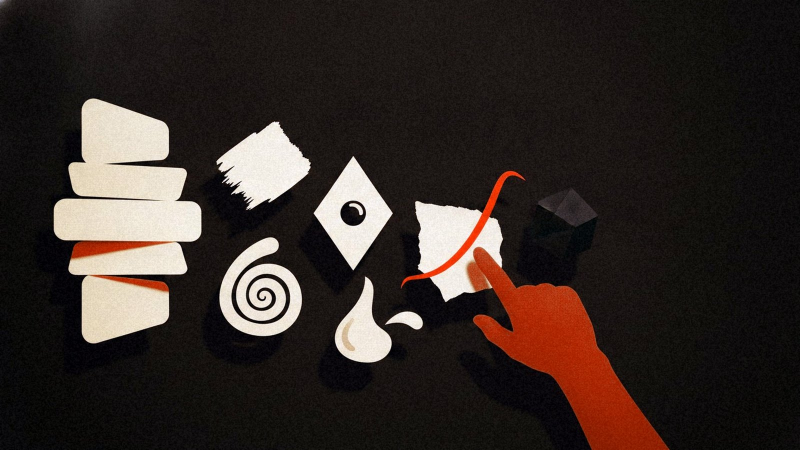
#> input picture src/assets/blog/alternativas-gratis-a-photoshop-2026.jpg, 1600 x 900 px (shown at 1/2 size)
$ python -i blog-portadas.py   (imports and definitions only)
#> lines starting #> are read from the running program, lines starting #| are printed output that depends on the picture; after the words box and inside, x2 and y2 are one past the last pixel; in counts of white or black regions, pixels touching at a corner belong together
#> further down, picture is the input picture: PIL image 1600x900 RGB; mean R, G, B 53, 43, 38.6
"""Portada de cada artículo del blog de marcossantiago.com (idea tomada de las noticias de corillo.live).

Los artículos no traían imagen y la lista del blog se veía seca. Cada artículo recibe:

  1. src/assets/blog/<slug>.jpg (1600x900): ilustración generada con Gemini en la paleta del sitio
     (tinta, papel, flamboyán). Sin texto, sin logos y sin caras de personas reales. Astro la optimiza.
  2. public/blog/compartir/<slug>.jpg (1200x630): la misma ilustración con el titular, para WhatsApp y redes.

No toca el .mdx: el layout y la lista buscan la portada por el slug. Si no existe, el artículo se ve como antes.
Costo medido: ~4 centavos por ilustración (gemini-2.5-flash-image).

Uso (venv con Pillow y httpx, p. ej. ~/corillo-news/venv/bin/python):
  set -a; . ~/.config/corillo/tokens.env; set +a
  python scripts/blog-portadas.py [--forzar] [--solo-color] [--solo-compartir] [--idea "scene"] slug1 slug2 ...   (sin slugs: todos los que faltan)
"""
import base64, io, json, os, random, re, sys
from pathlib import Path
import httpx
from PIL import Image, ImageChops, ImageDraw, ImageFilter, ImageFont

REPO = Path(__file__).resolve().parent.parent
BLOG = REPO / 'src' / 'pages' / 'blog'
PORTADAS = REPO / 'src' / 'assets' / 'blog'
CRUDAS = REPO / 'arte' / 'blog-crudas'
COMPARTIR = REPO / 'public' / 'blog' / 'compartir'
FONTS = REPO / 'public' / 'fonts'
W, H = 1600, 900
INK, PAPER, FLAME = (13, 12, 11), (243, 238, 229), (255, 79, 31)
MODELO = 'gemini-2.5-flash-image'
# Idea propia para temas que el modelo insiste en dibujar con texto (controles, menús).
IDEAS = {
    'como-editar-fotos-en-lightroom-para-instagram-cohesivo':
        'nine printed square photographs laid out in a neat three by three grid on a dark table, all sharing the same warm cohesive color grade, '
        'two hands placing the last print. No screens, no sliders, no labels.',
}


# [59 lines left out: functions frontmatter, _limpio, ilustracion, recorte, grano, not called in this run]


def a_paleta(im):
    """Lleva la ilustración a los colores del sitio. Gemini entiende «casi negro, crema, naranja» pero entrega
    café (#2e241a), beige amarillento (#e2d2ae) y terracota (#c6794b). Medido el 7-nov-2026 en las 3 primeras.
      1. Niveles por canal: el oscuro de la imagen (percentil 20) pasa a tinta y el claro (percentil 97) a papel.
      2. Lo que tiene color fuerte y tono naranja se lleva al naranja del sitio (#ff4f1f) y se satura."""
    chica = sorted(im.resize((160, 90)).get_flattened_data() if hasattr(im, 'get_flattened_data') else im.resize((160, 90)).getdata(), key=sum)
#> chica = 14400 items, first 6: (0, 0, 0), (0, 0, 0), (0, 0, 0), (0, 0, 0), (0, 0, 1), (0, 0, 1)
    osc, cla = chica[len(chica) // 5], chica[len(chica) * 97 // 100]
#> osc = (14, 13, 11); cla = (248, 239, 222)
    canales = []
    for c, (d, l, t, pa) in enumerate(zip(osc, cla, INK, PAPER)):
        rango = max(1, l - d)
        canales.append(im.getchannel(c).point(lambda x, d=d, t=t, pa=pa, rango=rango: max(0, min(255, round(t + (x - d) * (pa - t) / rango)))))
#> this loop made 3 passes
#> (d, l, t, pa, rango) on passes 1 to 3: (14, 248, 13, 243, 234), (13, 239, 12, 238, 226), (11, 222, 11, 229, 211)
#> after the loop, canales = 3 items
    im = Image.merge('RGB', canales)
    h, sa, v = im.convert('HSV').split()
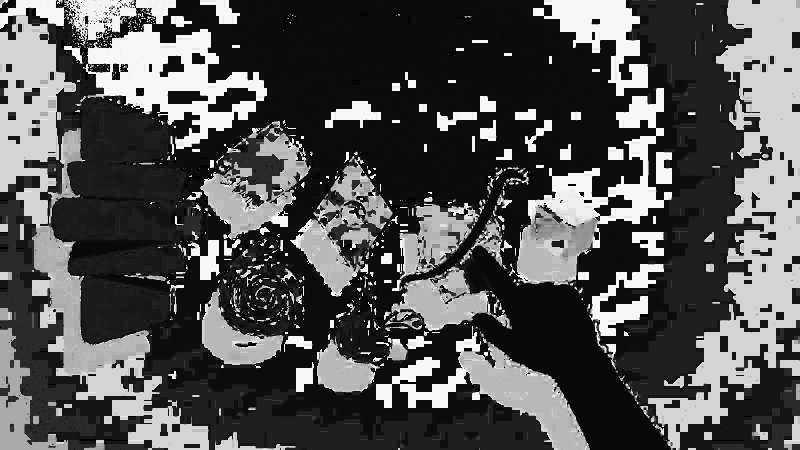
#> h: PIL image 1600x900 L (shown at 1/2 size); min 0, max 254, mean 82.6
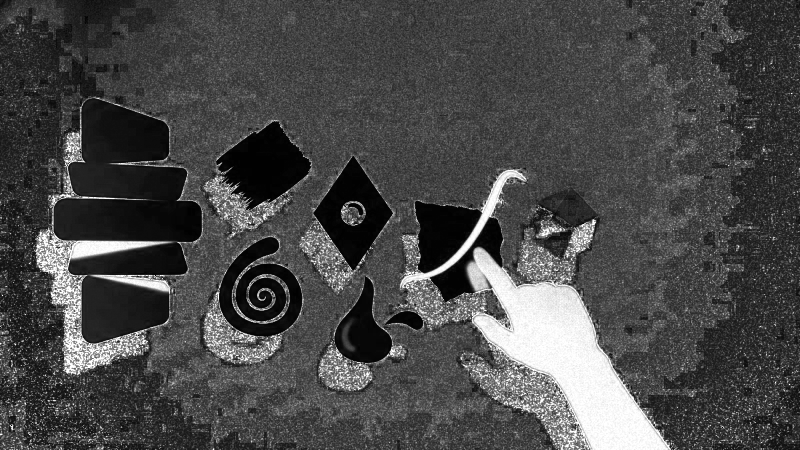
#> sa: PIL image 1600x900 L (shown at 1/2 size); min 0, max 255, mean 72.9
    naranja = h.point(lambda x: 255 if 2 <= x <= 32 else 0)          # 3°–45°: rojos anaranjados a terracota
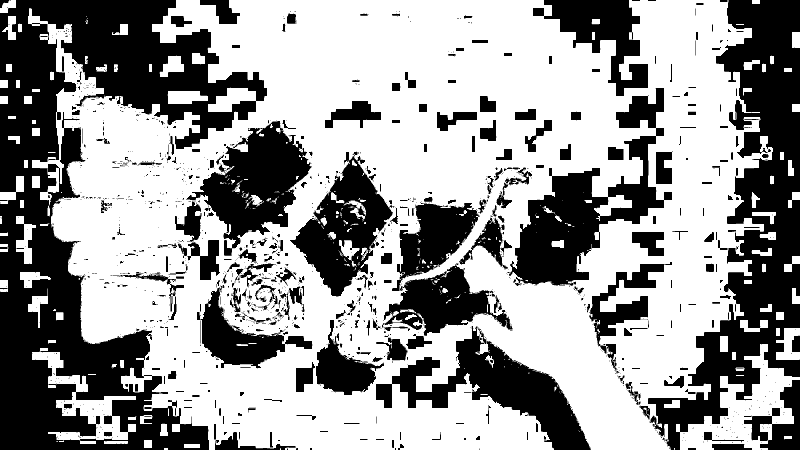
#> naranja: PIL image 1600x900 L (shown at 1/2 size); 60.3% white; 1458 black regions (1095 under 20 px), largest, box (x1, y1, x2, y2) and area: (0, 0, 534, 900) 193516, (1296, 0, 1600, 900) 99665, (1018, 176, 1344, 572) 41044
    fuerte = sa.point(lambda x: 0 if x < 125 else min(255, (x - 125) * 5))  # piel, beige y madera (color medio) no se tocan
    mascara = ImageChops.multiply(naranja, fuerte).filter(ImageFilter.GaussianBlur(1.5))
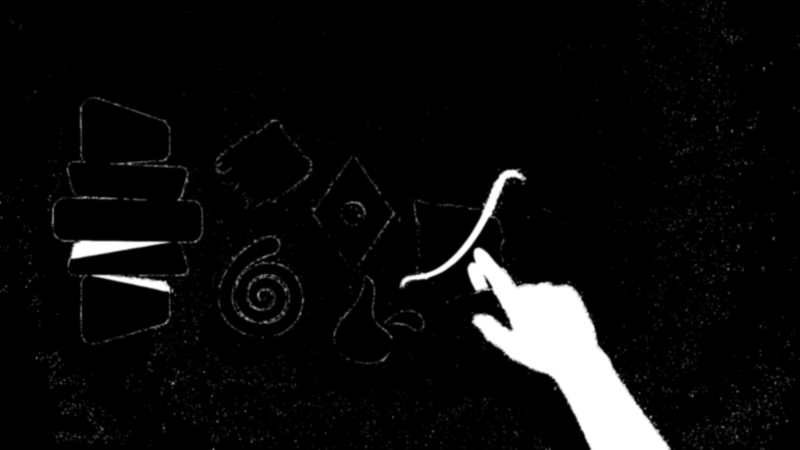
#> mascara: PIL image 1600x900 L (shown at 1/2 size); min 0, max 255, mean 14.1
    h2 = h.point(lambda x: 9)                                          # 13° = tono de #ff4f1f
#> h2: PIL image 1600x900 L; every value is 9
    sa2 = sa.point(lambda x: min(255, round(x * 1.45)))
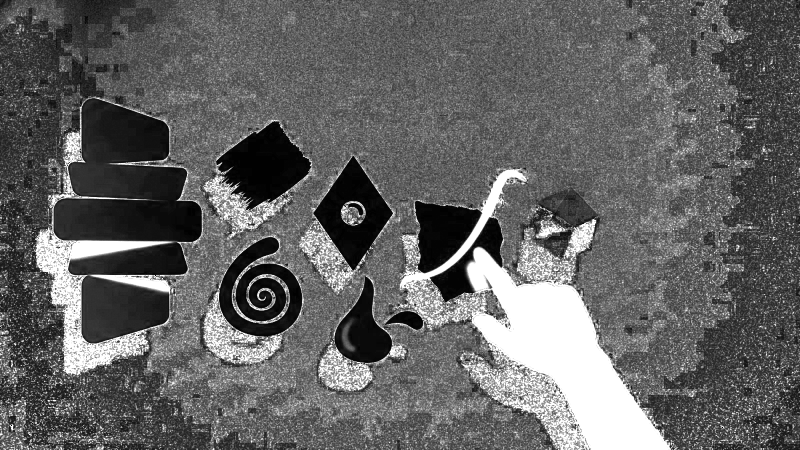
#> sa2: PIL image 1600x900 L (shown at 1/2 size); min 0, max 255, mean 99.2
    v2 = v.point(lambda x: min(255, round(x * 1.12)))
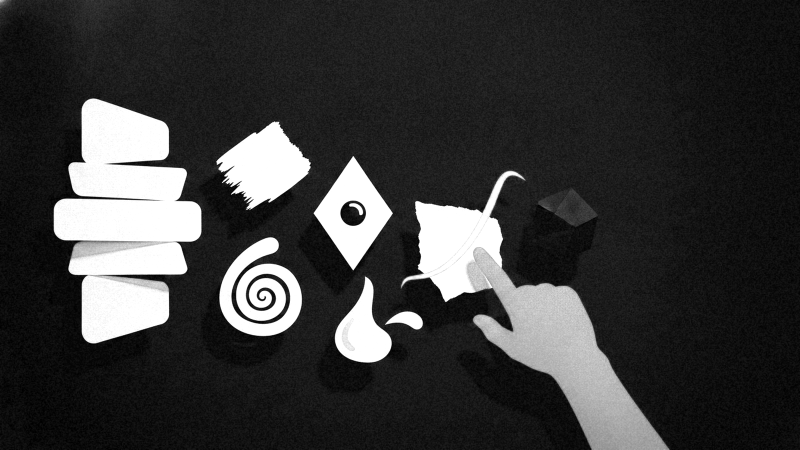
#> v2: PIL image 1600x900 L (shown at 1/2 size); min 0, max 255, mean 57
    flame = Image.merge('HSV', (h2, sa2, v2)).convert('RGB')
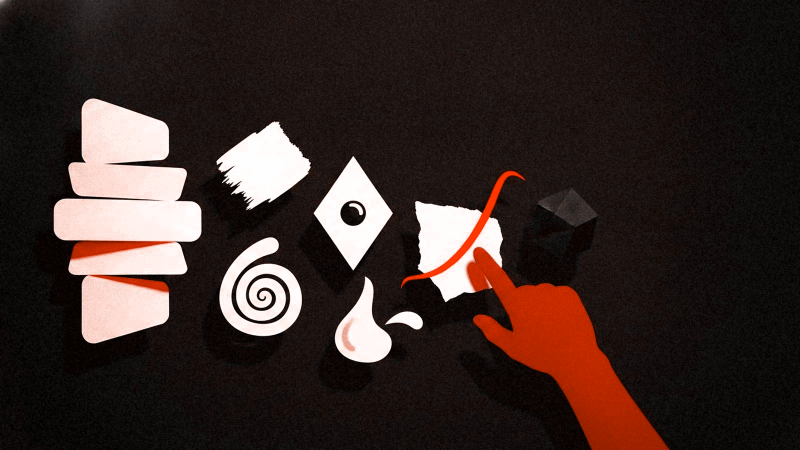
#> flame: PIL image 1600x900 RGB (shown at 1/2 size); mean R, G, B 57, 42.8, 39.1
    return Image.composite(flame, im, mascara)


# [48 lines left out: functions portada, compartir, not called in this run]


# [12 lines not run here, left out]

>>> from PIL import Image
>>> picture = Image.open('../src/assets/blog/alternativas-gratis-a-photoshop-2026.jpg')
>>> result = a_paleta(picture)

$ run again, on src/assets/blog/balance-de-blancos-y-temperatura-de-color.jpg
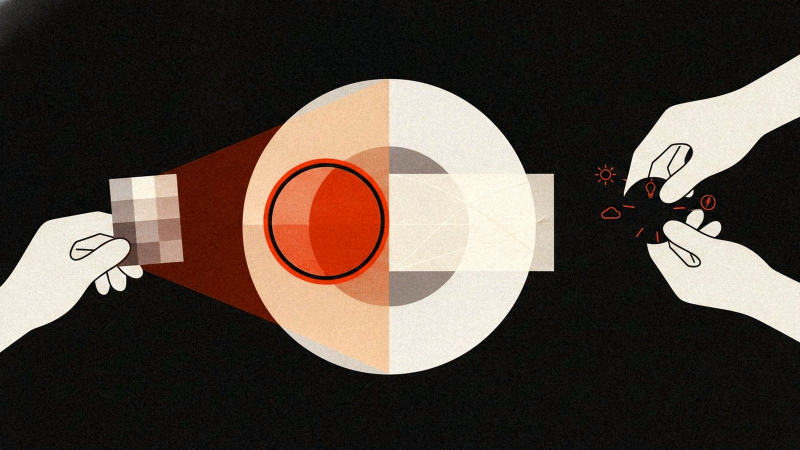
#> input picture src/assets/blog/balance-de-blancos-y-temperatura-de-color.jpg, 1600 x 900 px (shown at 1/2 size)
#> picture is the input picture: PIL image 1600x900 RGB; mean R, G, B 80.3, 68.8, 60.9
#> chica = 14400 items, first 6: (0, 0, 0), (0, 0, 0), (0, 0, 0), (0, 1, 0), (1, 1, 0), (1, 2, 1)
#> osc = (14, 12, 10); cla = (244, 240, 228)
#> the loop in a_paleta, `for c, (d, l, t, pa) in enumerate(zip(osc, cla, INK, PAPER)):` made 3 passes
#> (d, l, t, pa, rango) on passes 1 to 3: (14, 244, 13, 243, 230), (12, 240, 12, 238, 228), (10, 228, 11, 229, 218)
#> after the loop in a_paleta, `for c, (d, l, t, pa) in enumerate(zip(osc, cla, INK, PAPER)):`: canales = 3 items
#> in a_paleta, `naranja = h.point(lambda x: 255 if 2 <= x <= 32 else 0)`:
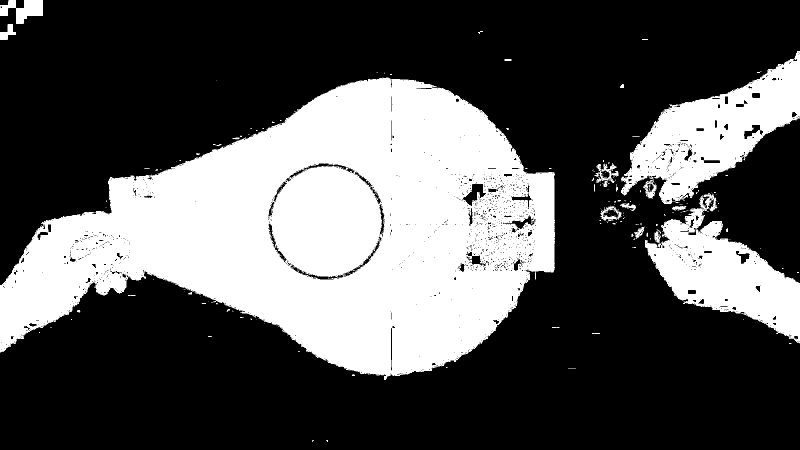
#> naranja: PIL image 1600x900 L (shown at 1/2 size); 33.2% white; 180 white regions (149 under 20 px), largest, box (x1, y1, x2, y2) and area: (0, 155, 1110, 760) 385621, (1242, 102, 1600, 408) 46442, (1290, 386, 1600, 687) 40086
#> h2: PIL image 1600x900 L; every value is 9
#> in a_paleta, `return Image.composite(flame, im, mascara)`:
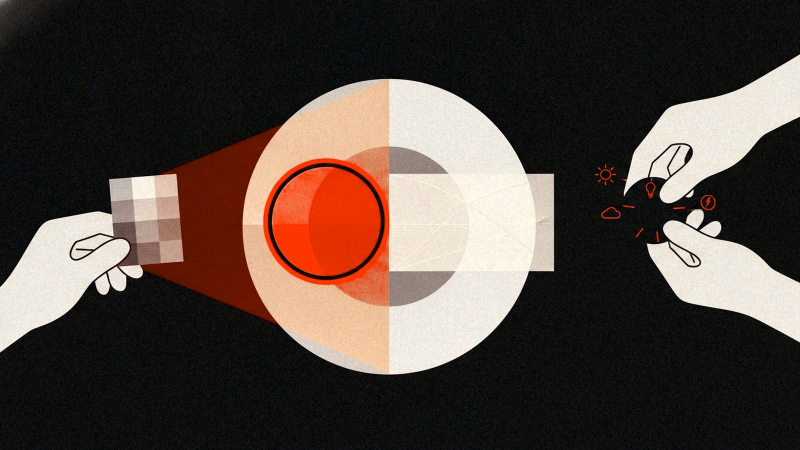
#> returned value: PIL image 1600x900 RGB (shown at 1/2 size); mean R, G, B 80.4, 67.9, 61

$ run again, on src/assets/blog/caracteristicas-esenciales-para-un-creativo-excepcional.jpg
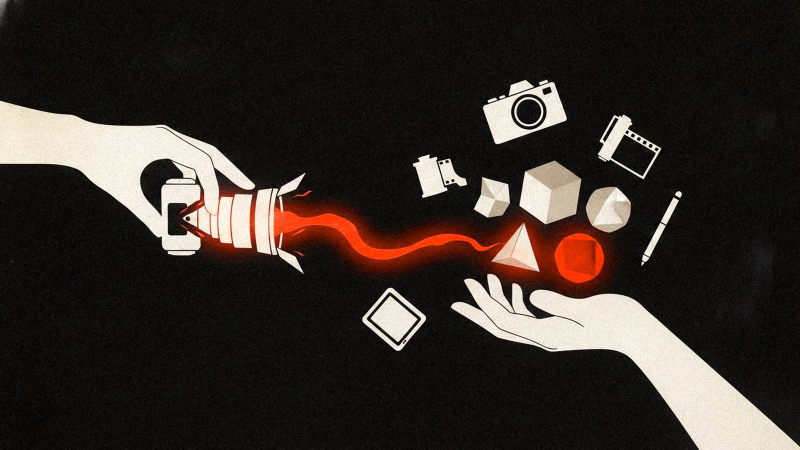
#> input picture src/assets/blog/caracteristicas-esenciales-para-un-creativo-excepcional.jpg, 1600 x 900 px (shown at 1/2 size)
#> picture is the input picture: PIL image 1600x900 RGB; mean R, G, B 51.8, 44.5, 39.7
#> chica = 14400 items, first 6: (1, 0, 0), (1, 3, 0), (3, 1, 0), (3, 2, 1), (4, 3, 0), (3, 2, 2)
#> osc = (13, 12, 10); cla = (245, 239, 227)
#> the loop in a_paleta, `for c, (d, l, t, pa) in enumerate(zip(osc, cla, INK, PAPER)):` made 3 passes
#> (d, l, t, pa, rango) on passes 1 to 3: (13, 245, 13, 243, 232), (12, 239, 12, 238, 227), (10, 227, 11, 229, 217)
#> after the loop in a_paleta, `for c, (d, l, t, pa) in enumerate(zip(osc, cla, INK, PAPER)):`: canales = 3 items
#> in a_paleta, `naranja = h.point(lambda x: 255 if 2 <= x <= 32 else 0)`:
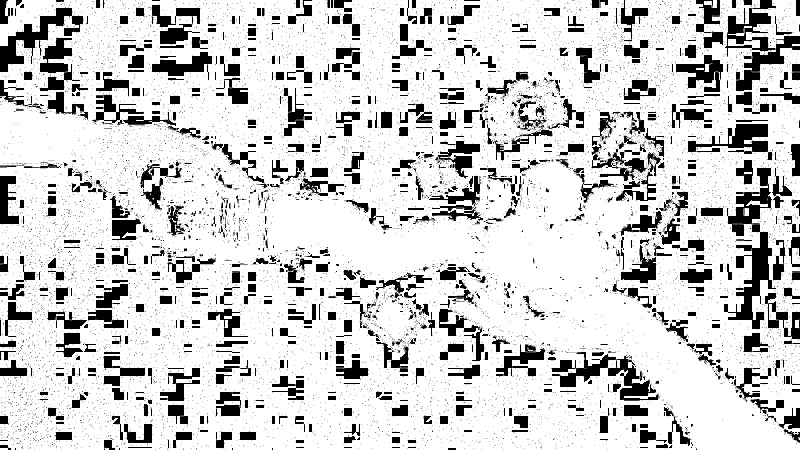
#> naranja: PIL image 1600x900 L (shown at 1/2 size); 81% white; 10996 black regions (10119 under 20 px), largest, box (x1, y1, x2, y2) and area: (1448, 335, 1552, 659) 11529, (0, 15, 166, 144) 6078, (1375, 248, 1536, 305) 4133
#> h2: PIL image 1600x900 L; every value is 9
#> in a_paleta, `sa2 = sa.point(lambda x: min(255, round(x * 1.45)))`:
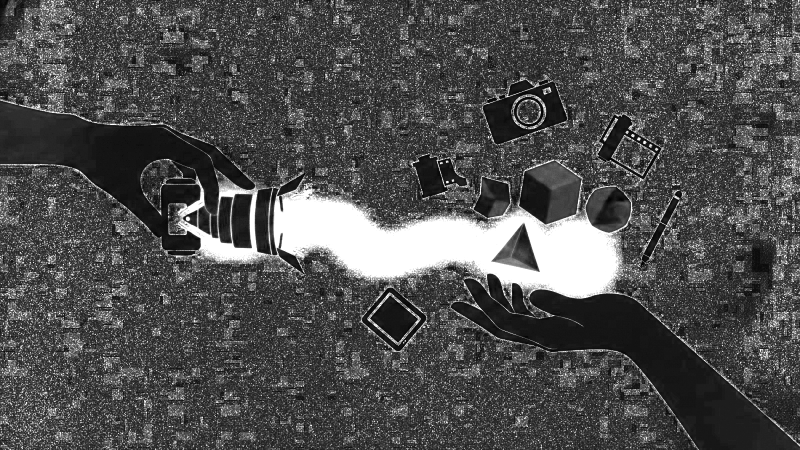
#> sa2: PIL image 1600x900 L (shown at 1/2 size); min 0, max 255, mean 78.9

$ run again, on src/assets/blog/codigos-postales-de-puerto-rico-por-municipio.jpg
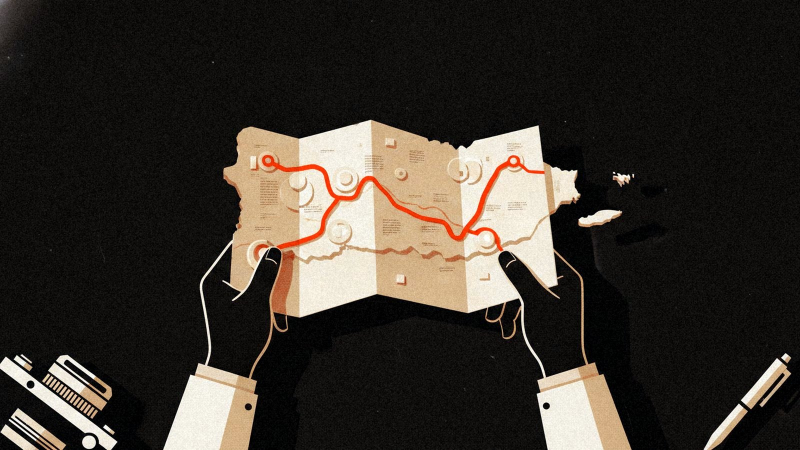
#> input picture src/assets/blog/codigos-postales-de-puerto-rico-por-municipio.jpg, 1600 x 900 px (shown at 1/2 size)
#> picture is the input picture: PIL image 1600x900 RGB; mean R, G, B 56.8, 50.9, 43.8
#> chica = 14400 items, first 6: (0, 0, 0), (0, 0, 0), (0, 0, 0), (0, 0, 0), (0, 0, 0), (0, 0, 0)
#> osc = (13, 12, 10); cla = (242, 240, 228)
#> the loop in a_paleta, `for c, (d, l, t, pa) in enumerate(zip(osc, cla, INK, PAPER)):` made 3 passes
#> (d, l, t, pa, rango) on passes 1 to 3: (13, 242, 13, 243, 229), (12, 240, 12, 238, 228), (10, 228, 11, 229, 218)
#> after the loop in a_paleta, `for c, (d, l, t, pa) in enumerate(zip(osc, cla, INK, PAPER)):`: canales = 3 items
#> naranja: PIL image 1600x900 L; 87.5% white; 8816 black regions (8642 under 20 px), largest, box (x1, y1, x2, y2) and area: (1079, 254, 1340, 900) 46699, (497, 589, 1048, 900) 41488, (111, 703, 306, 900) 11123
#> h2: PIL image 1600x900 L; every value is 9
#> in a_paleta, `flame = Image.merge('HSV', (h2, sa2, v2)).convert('RGB')`:
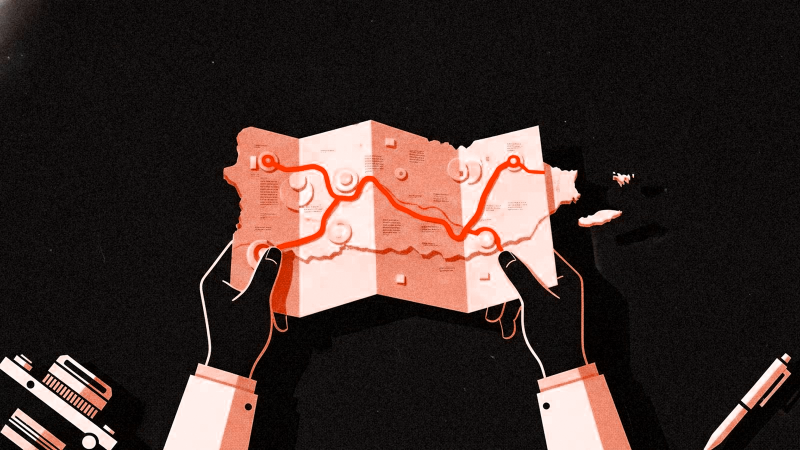
#> flame: PIL image 1600x900 RGB (shown at 1/2 size); mean R, G, B 62.2, 46.8, 43
